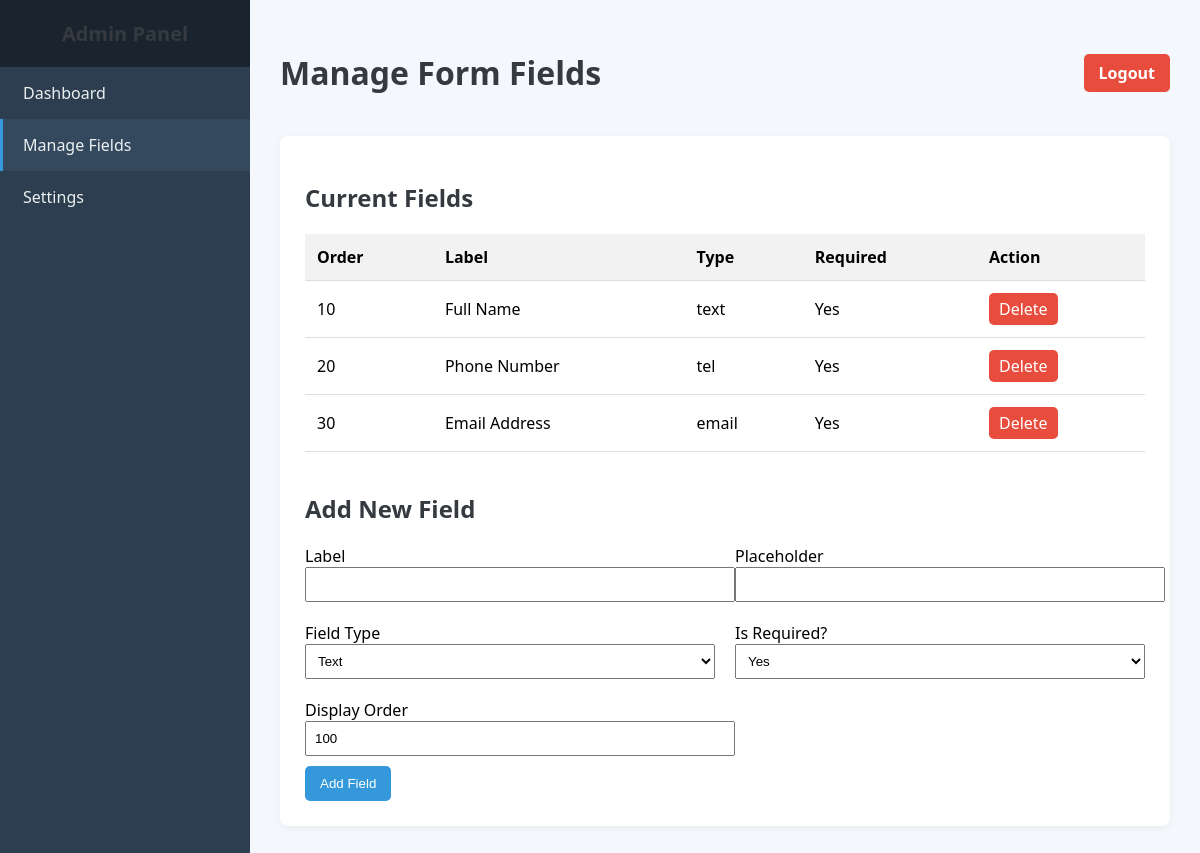
/manage_fields.php (signed in), run on the app's committed database.
### tables this page shows
CREATE TABLE `form_fields` (
  `id` int(11) NOT NULL AUTO_INCREMENT,
  `field_name` varchar(100) NOT NULL,
  `field_label` varchar(255) NOT NULL,
  `field_type` varchar(50) NOT NULL,
  `is_required` tinyint(1) NOT NULL DEFAULT 1,
  `placeholder` varchar(255) DEFAULT NULL,
  `display_order` int(11) NOT NULL DEFAULT 0,
  PRIMARY KEY (`id`)
);

### manage_fields.php (the view, shortened to what this page needs)
<?php
include 'admin_layout.php';
include 'db.php';
$fields_result = $conn->query("SELECT * FROM form_fields ORDER BY display_order ASC");
admin_header("Manage Form Fields");
?>
<h2>Current Fields</h2>
<table>
    <thead><tr><th>Order</th><th>Label</th><th>Type</th><th>Required</th><th>Action</th></tr></thead>
    <tbody>
        <?php while ($row = $fields_result->fetch_assoc()): ?>
            <tr>
                <td><?php echo $row['display_order']; ?></td>
                <td><?php echo htmlspecialchars($row['field_label']); ?></td>
                <td><?php echo $row['field_type']; ?></td>
                <td><?php echo $row['is_required'] ? 'Yes' : 'No'; ?></td>
                <td><a href="?delete=<?php echo $row['id']; ?>" class="btn-danger" style="padding: 5px 10px; color:white; text-decoration:none;" onclick="return confirm('Are you sure?')">Delete</a></td>
            </tr>
        <?php endwhile; ?>
    </tbody>
</table>
<h2 style="margin-top: 40px;">Add New Field</h2>
<form method="post">
    <div style="display: grid; grid-template-columns: 1fr 1fr; gap: 20px;">
        <div class="form-group"><label>Label</label><input type="text" name="label" required style="width:100%; padding:8px;"></div>
        <div class="form-group"><label>Placeholder</label><input type="text" name="placeholder" style="width:100%; padding:8px;"></div>
        <div class="form-group"><label>Field Type</label><select name="type" style="width:100%; padding:8px;"><option value="text">Text</option></select></div>
        <div class="form-group"><label>Is Required?</label><select name="required" style="width:100%; padding:8px;"><option value="1">Yes</option><option value="0">No</option></select></div>
        <div class="form-group"><label>Display Order</label><input type="number" name="order" value="100" style="width:100%; padding:8px;"></div>
    </div>
    <button type="submit" name="add_field" class="btn-primary" style="margin-top: 10px;">Add Field</button>
</form>
<?php admin_footer(); ?>

### admin_layout.php (shortened to what this page needs)
<?php
function admin_header($title) {
    $current_page = basename($_SERVER['PHP_SELF']);
    $active_dashboard = ($current_page == 'admin_dashboard.php') ? 'active' : '';
    $active_fields = ($current_page == 'manage_fields.php') ? 'active' : '';
    $active_settings = ($current_page == 'settings.php') ? 'active' : '';
    echo '<!DOCTYPE html>
<html lang="en">
<head>
    <meta charset="UTF-8">
    <meta name="viewport" content="width=device-width, initial-scale=1.0">
    <title>' . htmlspecialchars($title) . ' - Admin Panel</title>
    <style>
        body { margin: 0; font-family: \'Segoe UI\', sans-serif; background-color: #f4f7fc; }
        .admin-wrapper { display: flex; }
        .sidebar { width: 250px; background-color: #2c3e50; color: white; min-height: 100vh; }
        .sidebar h2 { text-align: center; padding: 20px 0; background-color: #1a242f; margin: 0; font-size: 20px; }
        .sidebar ul { list-style-type: none; padding: 0; margin: 0; }
        .sidebar ul li a { display: block; padding: 15px 20px; color: #ecf0f1; text-decoration: none; border-left: 3px solid transparent; transition: all 0.3s ease; }
        .sidebar ul li a:hover, .sidebar ul li a.active { background-color: #34495e; border-left-color: #3498db; }
        .main-content { flex-grow: 1; padding: 30px; }
        .content-box { background-color: white; padding: 25px; border-radius: 8px; box-shadow: 0 2px 10px rgba(0,0,0,0.05); }
        .header { display: flex; justify-content: space-between; align-items: center; margin-bottom: 20px; }
        h1, h2 { color: #343a40; }
        .logout-btn { background: #e74c3c; color: white; padding: 8px 15px; border-radius: 5px; text-decoration: none; font-weight: bold; }
        table { width: 100%; border-collapse: collapse; margin-bottom: 20px; }
        th, td { padding: 12px; text-align: left; border-bottom: 1px solid #ddd; }
        th { background-color: #f2f2f2; }
        tr:hover { background-color: #f9f9f9; }
        button, .btn-primary, .btn-danger { padding: 10px 15px; border-radius: 5px; border: none; cursor: pointer; color: white; text-decoration: none; display: inline-block;}
        .btn-primary { background: #3498db; }
        .btn-danger { background: #e74c3c; }
    </style>
</head>
<body>
<div class="admin-wrapper">
    <div class="sidebar">
        <h2>Admin Panel</h2>
        <ul>
            <li><a href="admin_dashboard.php" class="' . $active_dashboard . '">Dashboard</a></li>
            <li><a href="manage_fields.php" class="' . $active_fields . '">Manage Fields</a></li>
            <li><a href="settings.php" class="' . $active_settings . '">Settings</a></li>';
    echo '</ul>
    </div>
    <div class="main-content">
        <div class="header">
            <h1>' . htmlspecialchars($title) . '</h1>
            <a href="logout.php" class="logout-btn">Logout</a>
        </div>
        <div class="content-box">';
}
function admin_footer() {
    echo '        </div>
    </div>
</div>
</body>
</html>';
}
?>

### data on the page
form_fields: display_order "10", field_label "Full Name", field_type "text", is_required "Yes"
form_fields: display_order "20", field_label "Phone Number", field_type "tel", is_required "Yes"
form_fields: display_order "30", field_label "Email Address", field_type "email", is_required "Yes"

### other printed values
$title "Manage Form Fields"
